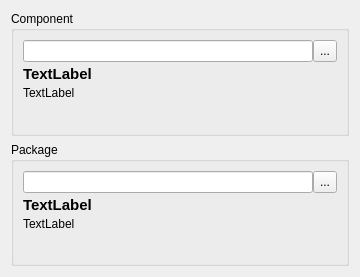
<?xml version="1.0" encoding="UTF-8"?>
<ui version="4.0">
 <class>librepcb::library::editor::NewElementWizardPage_DeviceProperties</class>
 <widget class="QWizardPage" name="librepcb::library::editor::NewElementWizardPage_DeviceProperties">
  <property name="geometry">
   <rect>
    <x>0</x>
    <y>0</y>
    <width>360</width>
    <height>277</height>
   </rect>
  </property>
  <property name="windowTitle">
   <string>Device Properties</string>
  </property>
  <property name="title">
   <string>Device Properties</string>
  </property>
  <property name="subTitle">
   <string>Set the component and the package of the new device.</string>
  </property>
  <layout class="QVBoxLayout" name="verticalLayout">
   <item>
    <widget class="QGroupBox" name="groupBox">
     <property name="title">
      <string>Component</string>
     </property>
     <layout class="QVBoxLayout" name="verticalLayout_2">
      <property name="spacing">
       <number>3</number>
      </property>
      <item>
       <layout class="QHBoxLayout" name="horizontalLayout">
        <property name="spacing">
         <number>0</number>
        </property>
        <item>
         <widget class="QLineEdit" name="edtComponentUuid">
          <property name="maxLength">
           <number>50</number>
          </property>
         </widget>
        </item>
        <item>
         <widget class="QToolButton" name="btnChooseComponent">
          <property name="sizePolicy">
           <sizepolicy hsizetype="Preferred" vsizetype="Preferred">
            <horstretch>0</horstretch>
            <verstretch>0</verstretch>
           </sizepolicy>
          </property>
          <property name="text">
           <string>...</string>
          </property>
         </widget>
        </item>
       </layout>
      </item>
      <item>
       <widget class="QLabel" name="lblComponentName">
        <property name="font">
         <font>
          <pointsize>11</pointsize>
          <weight>75</weight>
          <bold>true</bold>
         </font>
        </property>
        <property name="text">
         <string>TextLabel</string>
        </property>
       </widget>
      </item>
      <item>
       <widget class="QLabel" name="lblComponentDescription">
        <property name="text">
         <string>TextLabel</string>
        </property>
        <property name="wordWrap">
         <bool>true</bool>
        </property>
       </widget>
      </item>
      <item>
       <spacer name="verticalSpacer">
        <property name="orientation">
         <enum>Qt::Vertical</enum>
        </property>
        <property name="sizeHint" stdset="0">
         <size>
          <width>20</width>
          <height>40</height>
         </size>
        </property>
       </spacer>
      </item>
     </layout>
    </widget>
   </item>
   <item>
    <widget class="QGroupBox" name="groupBox_2">
     <property name="title">
      <string>Package</string>
     </property>
     <layout class="QVBoxLayout" name="verticalLayout_3">
      <property name="spacing">
       <number>3</number>
      </property>
      <item>
       <layout class="QHBoxLayout" name="horizontalLayout_2">
        <property name="spacing">
         <number>0</number>
        </property>
        <item>
         <widget class="QLineEdit" name="edtPackageUuid">
          <property name="maxLength">
           <number>50</number>
          </property>
         </widget>
        </item>
        <item>
         <widget class="QToolButton" name="btnChoosePackage">
          <property name="sizePolicy">
           <sizepolicy hsizetype="Preferred" vsizetype="Preferred">
            <horstretch>0</horstretch>
            <verstretch>0</verstretch>
           </sizepolicy>
          </property>
          <property name="text">
           <string>...</string>
          </property>
         </widget>
        </item>
       </layout>
      </item>
      <item>
       <widget class="QLabel" name="lblPackageName">
        <property name="font">
         <font>
          <pointsize>11</pointsize>
          <weight>75</weight>
          <bold>true</bold>
         </font>
        </property>
        <property name="text">
         <string>TextLabel</string>
        </property>
       </widget>
      </item>
      <item>
       <widget class="QLabel" name="lblPackageDescription">
        <property name="text">
         <string>TextLabel</string>
        </property>
        <property name="wordWrap">
         <bool>true</bool>
        </property>
       </widget>
      </item>
      <item>
       <spacer name="verticalSpacer_2">
        <property name="orientation">
         <enum>Qt::Vertical</enum>
        </property>
        <property name="sizeHint" stdset="0">
         <size>
          <width>20</width>
          <height>40</height>
         </size>
        </property>
       </spacer>
      </item>
     </layout>
    </widget>
   </item>
  </layout>
 </widget>
 <resources/>
 <connections/>
</ui>
